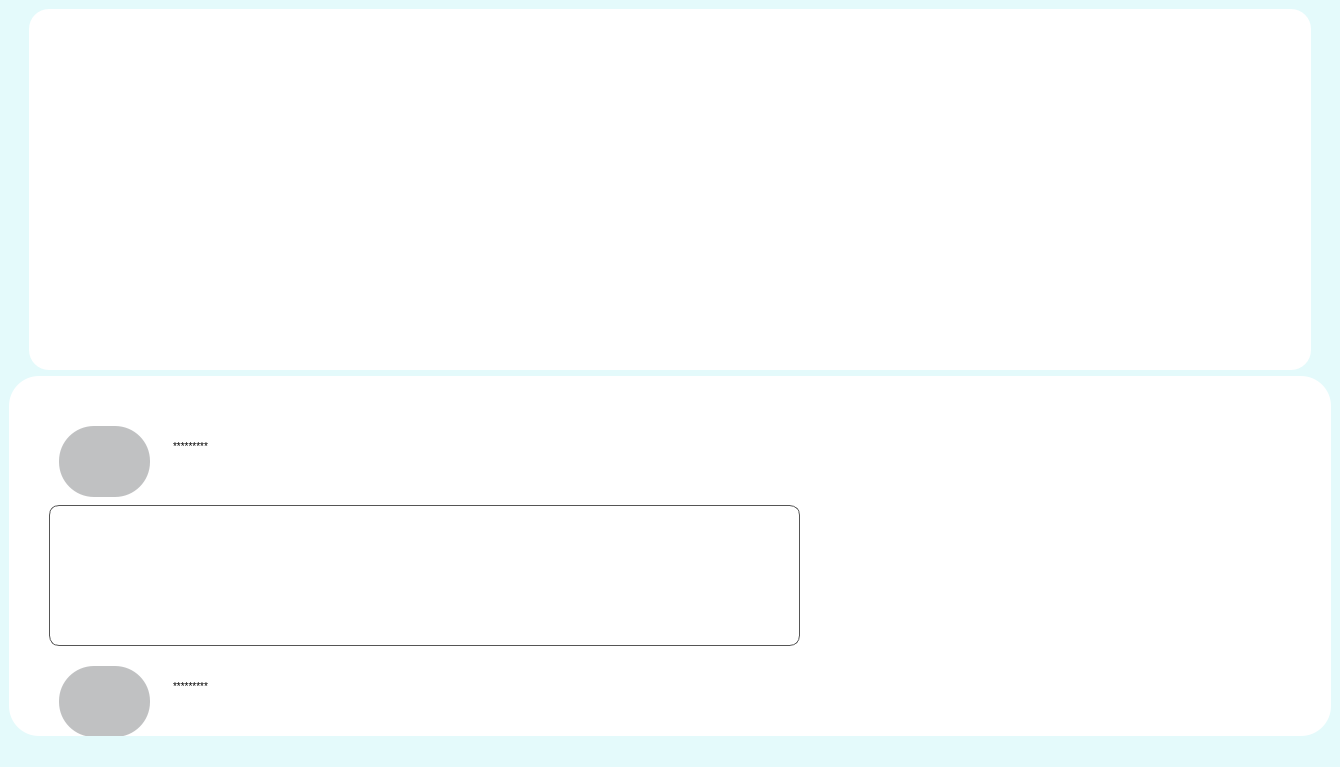
<?xml version="1.0" encoding="UTF-8"?>
<ui version="4.0">
 <class>MainWindow</class>
 <widget class="QMainWindow" name="MainWindow">
  <property name="geometry">
   <rect>
    <x>0</x>
    <y>0</y>
    <width>1340</width>
    <height>767</height>
   </rect>
  </property>
  <property name="windowTitle">
   <string>MainWindow</string>
  </property>
  <property name="styleSheet">
   <string notr="true">background-color: rgb(228, 250, 251);</string>
  </property>
  <widget class="QWidget" name="centralwidget">
   <layout class="QGridLayout" name="gridLayout">
    <item row="0" column="0">
     <layout class="QHBoxLayout" name="horizontalLayout_4">
      <property name="sizeConstraint">
       <enum>QLayout::SetMaximumSize</enum>
      </property>
      <item>
       <spacer name="horizontalSpacer_2">
        <property name="orientation">
         <enum>Qt::Horizontal</enum>
        </property>
        <property name="sizeType">
         <enum>QSizePolicy::Fixed</enum>
        </property>
        <property name="sizeHint" stdset="0">
         <size>
          <width>20</width>
          <height>20</height>
         </size>
        </property>
       </spacer>
      </item>
      <item>
       <widget class="QWidget" name="widget_3" native="true">
        <property name="styleSheet">
         <string notr="true">QWidget{
	background-color : rgb(255, 255, 255);
	border-radius : 20px;
}</string>
        </property>
       </widget>
      </item>
      <item>
       <spacer name="horizontalSpacer">
        <property name="orientation">
         <enum>Qt::Horizontal</enum>
        </property>
        <property name="sizeType">
         <enum>QSizePolicy::Fixed</enum>
        </property>
        <property name="sizeHint" stdset="0">
         <size>
          <width>20</width>
          <height>20</height>
         </size>
        </property>
       </spacer>
      </item>
     </layout>
    </item>
    <item row="1" column="0">
     <layout class="QVBoxLayout" name="verticalLayout">
      <item>
       <widget class="QWidget" name="comment" native="true">
        <property name="styleSheet">
         <string notr="true">QWidget{
	background-color : rgb(255, 255, 255);
	border-radius : 30px;
}</string>
        </property>
        <widget class="QWidget" name="user1" native="true">
         <property name="geometry">
          <rect>
           <x>50</x>
           <y>50</y>
           <width>91</width>
           <height>71</height>
          </rect>
         </property>
         <property name="styleSheet">
          <string notr="true">QWidget{
	background-color : rgb(192, 193, 194);
	border-radius : 35px;
}</string>
         </property>
        </widget>
        <widget class="QWidget" name="user2" native="true">
         <property name="geometry">
          <rect>
           <x>50</x>
           <y>290</y>
           <width>91</width>
           <height>71</height>
          </rect>
         </property>
         <property name="styleSheet">
          <string notr="true">QWidget{
	background-color : rgb(192, 193, 194);
	border-radius : 35px;
}</string>
         </property>
        </widget>
        <widget class="QTextEdit" name="nameuser1">
         <property name="geometry">
          <rect>
           <x>160</x>
           <y>60</y>
           <width>121</width>
           <height>31</height>
          </rect>
         </property>
         <property name="html">
          <string>&lt;!DOCTYPE HTML PUBLIC &quot;-//W3C//DTD HTML 4.0//EN&quot; &quot;http://www.w3.org/TR/REC-html40/strict.dtd&quot;&gt;
&lt;html&gt;&lt;head&gt;&lt;meta name=&quot;qrichtext&quot; content=&quot;1&quot; /&gt;&lt;style type=&quot;text/css&quot;&gt;
p, li { white-space: pre-wrap; }
&lt;/style&gt;&lt;/head&gt;&lt;body style=&quot; font-family:'MS Shell Dlg 2'; font-size:7.8pt; font-weight:400; font-style:normal;&quot;&gt;
&lt;p style=&quot; margin-top:0px; margin-bottom:0px; margin-left:0px; margin-right:0px; -qt-block-indent:0; text-indent:0px;&quot;&gt;*********&lt;/p&gt;&lt;/body&gt;&lt;/html&gt;</string>
         </property>
        </widget>
        <widget class="QTextEdit" name="nameuser2">
         <property name="geometry">
          <rect>
           <x>160</x>
           <y>300</y>
           <width>101</width>
           <height>71</height>
          </rect>
         </property>
         <property name="html">
          <string>&lt;!DOCTYPE HTML PUBLIC &quot;-//W3C//DTD HTML 4.0//EN&quot; &quot;http://www.w3.org/TR/REC-html40/strict.dtd&quot;&gt;
&lt;html&gt;&lt;head&gt;&lt;meta name=&quot;qrichtext&quot; content=&quot;1&quot; /&gt;&lt;style type=&quot;text/css&quot;&gt;
p, li { white-space: pre-wrap; }
&lt;/style&gt;&lt;/head&gt;&lt;body style=&quot; font-family:'MS Shell Dlg 2'; font-size:7.8pt; font-weight:400; font-style:normal;&quot;&gt;
&lt;p style=&quot; margin-top:0px; margin-bottom:0px; margin-left:0px; margin-right:0px; -qt-block-indent:0; text-indent:0px;&quot;&gt;*********&lt;/p&gt;&lt;/body&gt;&lt;/html&gt;</string>
         </property>
        </widget>
        <widget class="QWidget" name="widget" native="true">
         <property name="geometry">
          <rect>
           <x>40</x>
           <y>129</y>
           <width>751</width>
           <height>141</height>
          </rect>
         </property>
         <property name="styleSheet">
          <string notr="true">QWidget{
	border: 1px solid #555555;
    border-radius: 10px
}</string>
         </property>
        </widget>
        <widget class="QWidget" name="widget_2" native="true">
         <property name="geometry">
          <rect>
           <x>40</x>
           <y>369</y>
           <width>761</width>
           <height>141</height>
          </rect>
         </property>
         <property name="styleSheet">
          <string notr="true">QWidget{
	border: 1px solid #555555; 
    border-radius: 10px
}</string>
         </property>
        </widget>
       </widget>
      </item>
     </layout>
    </item>
   </layout>
  </widget>
  <widget class="QMenuBar" name="menubar">
   <property name="geometry">
    <rect>
     <x>0</x>
     <y>0</y>
     <width>1340</width>
     <height>26</height>
    </rect>
   </property>
  </widget>
  <widget class="QStatusBar" name="statusbar"/>
 </widget>
 <resources/>
 <connections/>
</ui>
